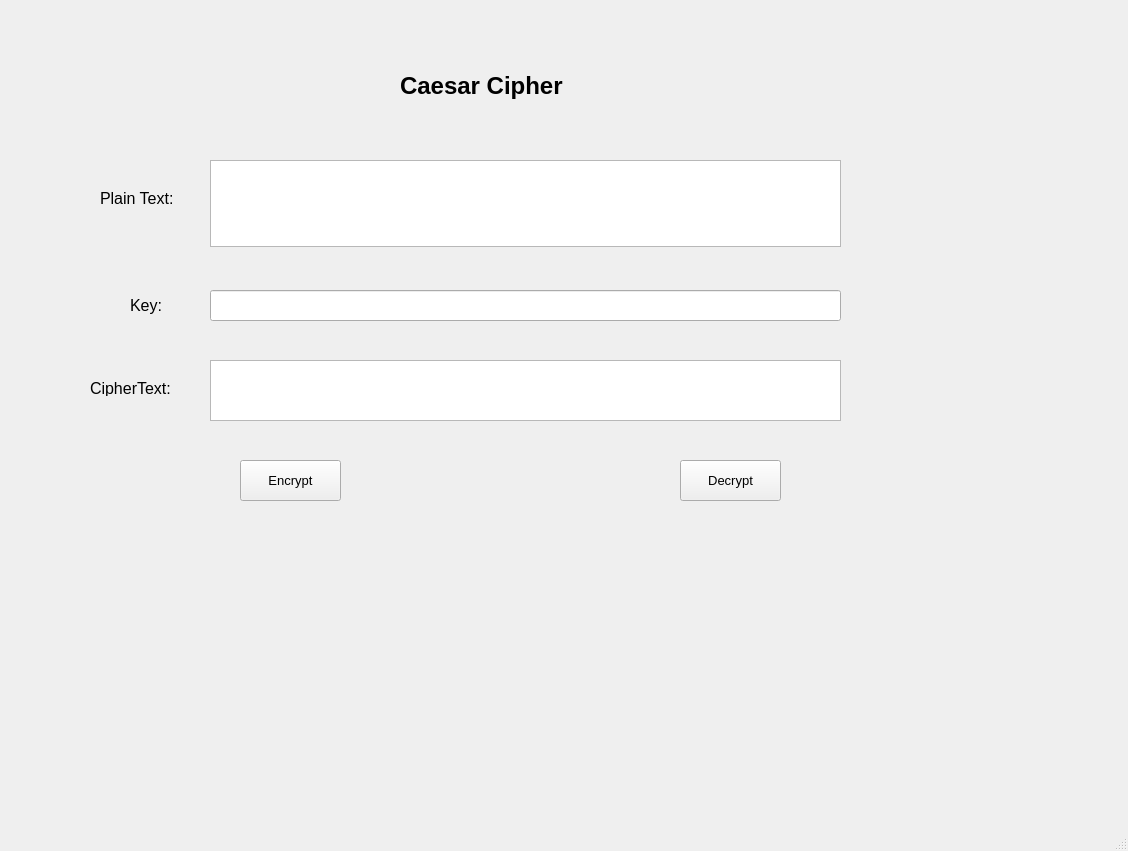
<?xml version="1.0" encoding="UTF-8"?>
<ui version="4.0">
 <class>MainWindow</class>
 <widget class="QMainWindow" name="MainWindow">
  <property name="geometry">
   <rect>
    <x>0</x>
    <y>0</y>
    <width>1128</width>
    <height>851</height>
   </rect>
  </property>
  <property name="windowTitle">
   <string>MainWindow</string>
  </property>
  <widget class="QWidget" name="centralwidget">
   <widget class="QLabel" name="label">
    <property name="geometry">
     <rect>
      <x>400</x>
      <y>50</y>
      <width>221</width>
      <height>71</height>
     </rect>
    </property>
    <property name="font">
     <font>
      <pointsize>18</pointsize>
      <weight>75</weight>
      <bold>true</bold>
     </font>
    </property>
    <property name="text">
     <string>Caesar Cipher </string>
    </property>
   </widget>
   <widget class="QLabel" name="label_2">
    <property name="geometry">
     <rect>
      <x>100</x>
      <y>190</y>
      <width>101</width>
      <height>16</height>
     </rect>
    </property>
    <property name="font">
     <font>
      <pointsize>12</pointsize>
     </font>
    </property>
    <property name="text">
     <string>Plain Text:</string>
    </property>
   </widget>
   <widget class="QLabel" name="label_3">
    <property name="geometry">
     <rect>
      <x>130</x>
      <y>290</y>
      <width>61</width>
      <height>31</height>
     </rect>
    </property>
    <property name="font">
     <font>
      <pointsize>12</pointsize>
     </font>
    </property>
    <property name="text">
     <string>Key:</string>
    </property>
   </widget>
   <widget class="QLabel" name="label_4">
    <property name="geometry">
     <rect>
      <x>90</x>
      <y>380</y>
      <width>111</width>
      <height>16</height>
     </rect>
    </property>
    <property name="font">
     <font>
      <pointsize>12</pointsize>
     </font>
    </property>
    <property name="text">
     <string>CipherText:</string>
    </property>
   </widget>
   <widget class="QPlainTextEdit" name="plainTextEdit">
    <property name="geometry">
     <rect>
      <x>210</x>
      <y>160</y>
      <width>631</width>
      <height>87</height>
     </rect>
    </property>
   </widget>
   <widget class="QLineEdit" name="lineEdit">
    <property name="geometry">
     <rect>
      <x>210</x>
      <y>290</y>
      <width>631</width>
      <height>31</height>
     </rect>
    </property>
   </widget>
   <widget class="QPlainTextEdit" name="plainTextEdit_2">
    <property name="geometry">
     <rect>
      <x>210</x>
      <y>360</y>
      <width>631</width>
      <height>61</height>
     </rect>
    </property>
   </widget>
   <widget class="QPushButton" name="pushButton">
    <property name="geometry">
     <rect>
      <x>240</x>
      <y>460</y>
      <width>101</width>
      <height>41</height>
     </rect>
    </property>
    <property name="font">
     <font>
      <pointsize>10</pointsize>
     </font>
    </property>
    <property name="text">
     <string>Encrypt</string>
    </property>
   </widget>
   <widget class="QPushButton" name="pushButton_2">
    <property name="geometry">
     <rect>
      <x>680</x>
      <y>460</y>
      <width>101</width>
      <height>41</height>
     </rect>
    </property>
    <property name="font">
     <font>
      <pointsize>10</pointsize>
     </font>
    </property>
    <property name="text">
     <string>Decrypt</string>
    </property>
   </widget>
  </widget>
  <widget class="QMenuBar" name="menubar">
   <property name="geometry">
    <rect>
     <x>0</x>
     <y>0</y>
     <width>1128</width>
     <height>26</height>
    </rect>
   </property>
  </widget>
  <widget class="QStatusBar" name="statusbar"/>
 </widget>
 <resources/>
 <connections/>
</ui>
